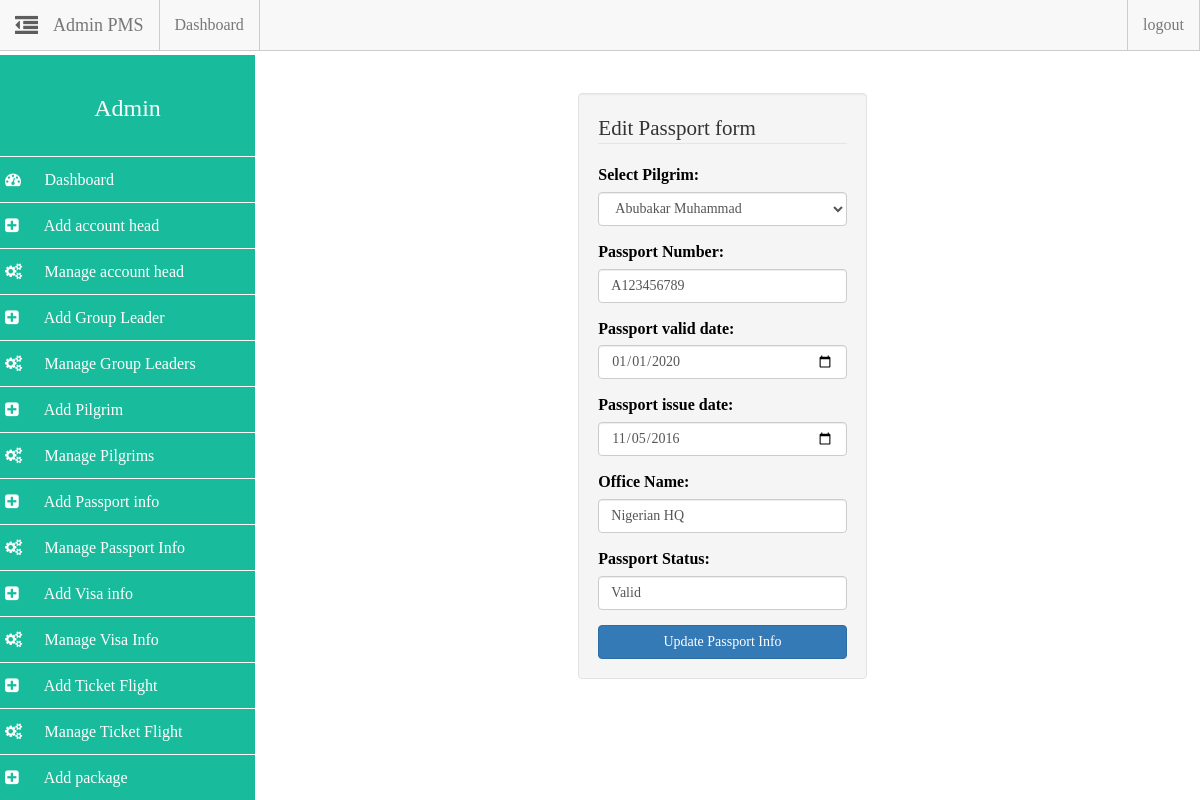
The page /admin/admin.php?action=edit_passport&id=1 (signed in) on the database its author committed.
### tables this page shows
CREATE TABLE `pilgrim_info` (
  `pilgrim_id` int(14) NOT NULL,
  `p_name` varchar(255) DEFAULT NULL,
  `p_mobile` varchar(22) DEFAULT NULL,
  `p_mail` varchar(40) DEFAULT NULL,
  `p_address` varchar(200) DEFAULT NULL,
  `p_mstatus` varchar(22) DEFAULT NULL,
  `p_occupation` varchar(22) DEFAULT NULL,
  `p_age` varchar(22) DEFAULT NULL,
  `p_sex` varchar(22) DEFAULT NULL,
  `p_dob` date DEFAULT NULL,
  `p_police_station` varchar(33) DEFAULT NULL,
  `p_district` varchar(33) DEFAULT NULL,
  `p_fathers_name` varchar(100) DEFAULT NULL,
  `p_mother_name` varchar(100) DEFAULT NULL,
  `p_spouse_name` varchar(100) DEFAULT NULL,
  `p_mahrims_name` varchar(100) DEFAULT NULL,
  `p_nid_no` varchar(22) DEFAULT NULL,
  `p_img` text,
  `p_nationality` varchar(33) DEFAULT NULL,
  `gl_id` int(11) DEFAULT NULL,
  `username` varchar(255) NOT NULL,
  `password` varchar(255) NOT NULL
);

CREATE TABLE `passport_info` (
  `pp_slno` int(11) NOT NULL,
  `pilgrim_id` int(12) NOT NULL,
  `pp_num` varchar(22) NOT NULL,
  `pp_valid_date` date NOT NULL,
  `pp_issue_date` date NOT NULL,
  `pp_office_name` varchar(22) NOT NULL,
  `pp_status` varchar(20) NOT NULL
);

### admin/includes/edit_passport.php (the view, shortened to what this page needs)
<?php
$pid = $_GET["id"];
$query = mysqli_query($dbc, "SELECT * FROM passport_info WHERE pilgrim_id='$pid'");
$data = mysqli_fetch_array($query);
?>
<div class="row">
	<div class="col-md-4 col-md-offset-4">
		<br>
		<div class="well">
			<form method="POST" action="admin.php?action=edit_passport&id=<?php echo $pid; ?>">
				<fieldset>
					<legend>Edit Passport form</legend>
					<div class="form-group">
						<label for="pilgrim_id">Select Pilgrim:</label>
						<select name="pilgrim_id" id="pilgrim_id" value="" class="form-control">
							<option value="<?php echo $data["pilgrim_id"] ?>">
								<?php $gq = mysqli_query($dbc, "SELECT p_name FROm pilgrim_info WHERE pilgrim_id=".$data["pilgrim_id"]);
								$d = mysqli_fetch_array($gq);
								echo $d["p_name"];
								 ?>
							</option>
						</select>
					</div>
					<div class="form-group">
						<label for="pp_num">Passport Number:</label>
						<input type="text" name="pp_num" id="pp_num" value="<?php echo $data['pp_num'] ?>" class="form-control" placeholder="Passport number" required>
					</div>
					<div class="form-group">
						<label for="pp_valid_date">Passport valid date:</label>
						<input type="date" name="pp_valid_date" id="pp_valid_date" value="<?php echo $data['pp_valid_date'] ?>" class="form-control"required>
					</div>
					<div class="form-group">
						<label for="pp_issue_date">Passport issue date:</label>
						<input type="date" name="pp_issue_date" id="pp_issue_date" value="<?php echo $data['pp_issue_date'] ?>" class="form-control" placeholder="" required>
					</div>
					<div class="form-group">
						<label for="pp_office_name">Office Name:</label>
						<input type="text" name="pp_office_name" id="pp_office_name" value="<?php echo $data['pp_office_name'] ?>" class="form-control" placeholder="Passport office name" required>
					</div>
					<div class="form-group">
						<label for="pp_status">Passport Status:</label>
						<input type="text" name="pp_status" id="pp_status" value="<?php echo $data['pp_status'] ?>" class="form-control" placeholder="Passport status" required>
					</div>
					<button class="btn btn-block btn-primary" type="submit" name="update_passport">Update Passport Info</button>
				</fieldset>
			</form>
		</div>
	</div>
</div>

### assets/css/styles.css (style rules this page uses)
html { color: #222; font-size: 1em; line-height: 1.4; }
fieldset { border: 0; margin: 0; padding: 0; }
body { padding-top: 55px; font-family: ubuntu; font-size: 100%; color: #000 !important; }

### assets/css/sidebar.css (style rules this page uses)
* { box-sizing: border-box; -webkit-box-sizing: border-box; -moz-box-sizing: border-box; }
body { padding-top: 55px; }

### rows shown on the page
pilgrim_info: pilgrim_id "Abubakar Muhammad"
passport_info: pp_num "A123456789", pp_valid_date "01/01/2020", pp_issue_date "11/05/2016", pp_office_name "Nigerian HQ", pp_status "Valid"
